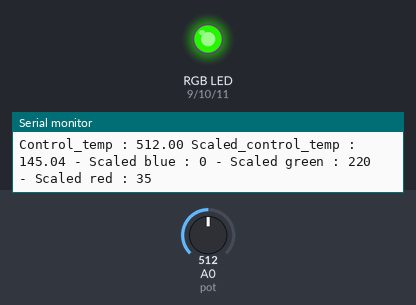
Recording of a sketch running on a simulated Arduino Uno, built with avr-gcc and run on an emulated ATmega328P. Parts: an RGB LED mixed from three pins (HIGH = lit), the last lines printed to the serial monitor. The inputs (shaded band) are chosen by the test bench; at power-on: A0 (pot) = 512. Dim RGB values are drawn brighter than linear.

Above: at 1.2 s.
1.3 s: A0 (pot) set to 716
At 2.0 s:
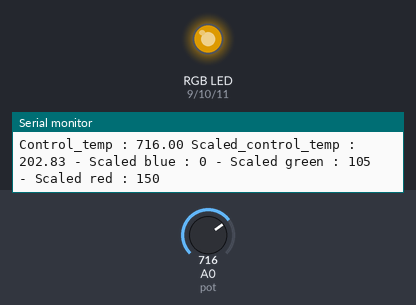
2.8 s: A0 (pot) set to 739
At 3.9 s:
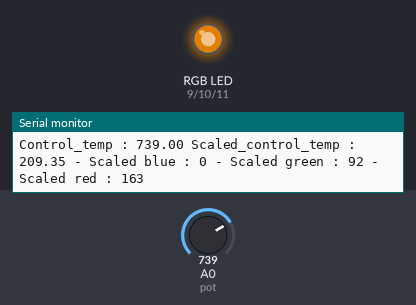
5.8 s: A0 (pot) set to 900
At 6.8 s:
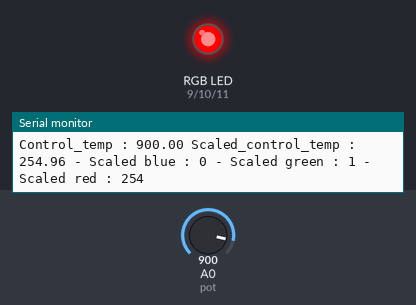
7.3 s: A0 (pot) set to 1023
At 8.5 s:
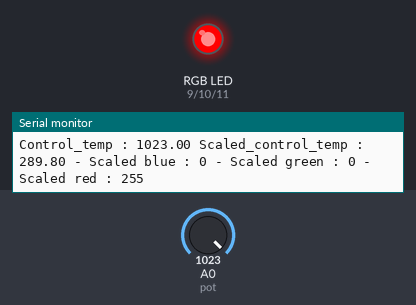
8.8 s: A0 (pot) set to 0
At 9.7 s:
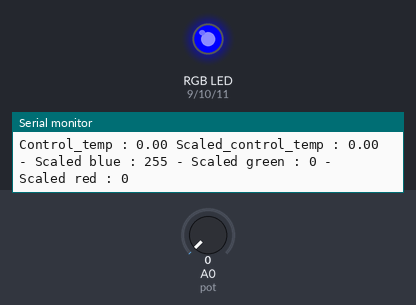
10.4 s: A0 (pot) set to 122
At 11.7 s:
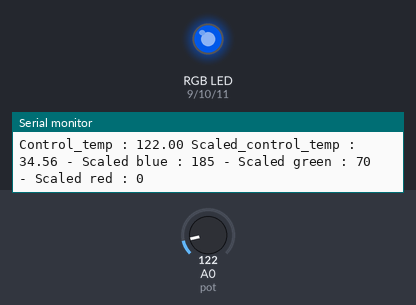
Timing chart, 0 to 13.0 s (numbered marks = the images above; inputs shaded):
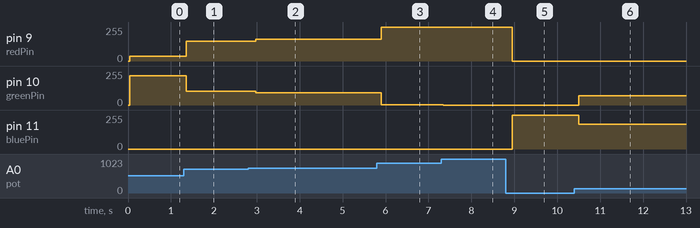

The sketch:

Williamson_lab2_c.ino
```cpp
/*===========================================================================
 |   Assignment:  "Lab 2c"
 |
 |       Author:  Michael Williamson
 |
 |     Platform:  Arduino UNO
 |          IDE:  Arduino 1.8.15, Windows version
 |
 |        Class:  C Programming (2021FA.CSC.133.4101)
 |
 |   Instructor:  Professor Connie Keen
 |     Due Date:  2021-08-31
 |
 +---------------------------------------------------------------------------
 |
 |  Description:  Any Arduino compatible analog sensor could be used to drive
 |  the RGB output.  For this sketch, use one potentiometer as a stand-in for
 |  a temperature sensor.  Create your own scaling algorithm so that ‘0’
 |  input gives a pure blue light, ‘1023’ input gives a pure red light, and
 |  values in between transition from blue to red, with green included in the
 |  transition.
 |
 |  Input:  The pot is the only input and is meant to simulate the signal
 |  from a temperature sensor.
 |
 |  Output:  The color of the RGB LED.
 |
 |  Algorithm:  Each color has it's own algorithm
 |    Blue = 255 - (scaled control value * 2) and then constrained so it doesn't go negative.
 |    Red = 255 - (2 * (255 - scaled control value)) and then constrained so it doesn't go negative.
 |    Green = 255 - (scaled red value - scaled blue value)
 |
 |  Lab Observations/Questions:
 |    Green was the tricky one. At first I had the green command before the red command executed. So
 |    the value never changed. I could have made it static, but I decided to just change the order of
 |    the commands instead.
 |
*==========================================================================*/

int redPin = 9;
int bluePin = 11;
int greenPin = 10;

void setup() {
  pinMode (redPin, OUTPUT);
  pinMode (bluePin, OUTPUT);
  pinMode (greenPin, OUTPUT);

  Serial.begin(9600);
}

void loop() {
  int scaled_control_red, scaled_control_blue, scaled_control_green;            //Declaring the variables
  float control_temp, scaled_control_temp;

  control_temp = analogRead(A0);                                                //Initializing the variable to whatever voltage is being read from the pot

  scaled_control_temp = control_temp/3.53;                                      //Scales the voltage input. Actual measured value was from 0 - 900 instead of 0 - 1023
  scaled_control_blue = constrain((255 - (scaled_control_temp * 2)), 0, 255);   //Provides blue light at '0' input
  scaled_control_red = constrain((255-(2*(255-scaled_control_temp))), 0, 255);  //Provides red light at '900' input
  scaled_control_green = 255 - scaled_control_red - scaled_control_blue;

  Serial.print("Control_temp : ");
  Serial.print(control_temp);
  Serial.print(" Scaled_control_temp : ");
  Serial.print(scaled_control_temp);

  Serial.print(" - Scaled blue : ");
  Serial.print(scaled_control_blue);

  Serial.print(" - Scaled green : ");
  Serial.print(scaled_control_green);

  Serial.print(" - Scaled red : ");
  Serial.println(scaled_control_red);

  analogWrite(redPin, scaled_control_red);                                      //Sends control_red value to digital PWM to set light brightness
  analogWrite(bluePin, scaled_control_blue);
  analogWrite(greenPin, scaled_control_green);
  delay(100);                                                                   //Delay to save processing


}
```

Measured:
- after the input at 1.3 s, pin 9 (redPin): 35/255 → 150/255 after 0.06 s; pin 10 (greenPin): 220/255 → 105/255 after 0.06 s
- after the input at 2.8 s, pin 9 (redPin): 150/255 → 163/255 after 0.18 s; pin 10 (greenPin): 105/255 → 92/255 after 0.18 s
- after the input at 5.8 s, pin 9 (redPin): 163/255 → 254/255 after 0.10 s; pin 10 (greenPin): 92/255 → 1/255 after 0.10 s
- after the input at 7.3 s, pin 9 (redPin): 254/255 → 255/255 after 0.05 s; pin 10 (greenPin): 1/255 → 0/255 after 0.05 s
- after the input at 8.8 s, pin 9 (redPin): 255/255 → 0/255 after 0.15 s; pin 11 (bluePin): 0/255 → 255/255 after 0.15 s
- after the input at 10.4 s, pin 10 (greenPin): 0/255 → 70/255 after 0.10 s; pin 11 (bluePin): 255/255 → 185/255 after 0.10 s
